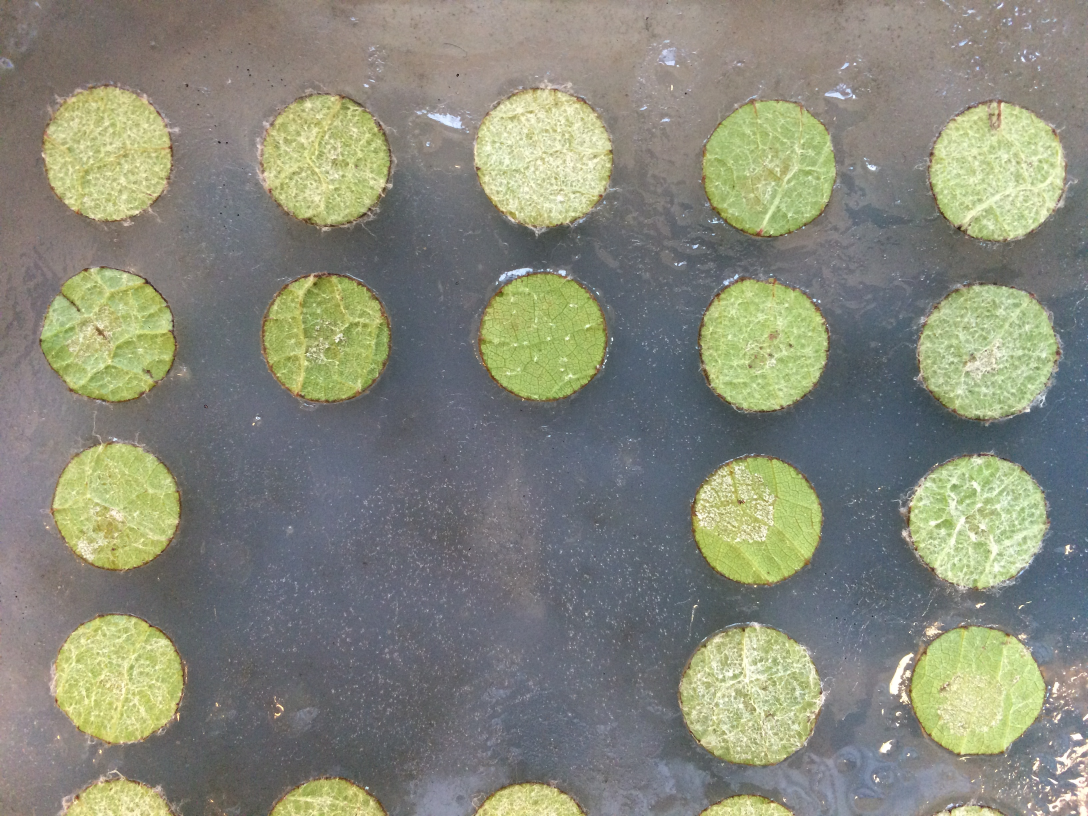
#> input picture HCtestpics/1.JPG, 3264 x 2448 px, found by its file name (shown at 1/3 size)
$ python crop.py
#> lines starting #> are read from the running program, lines starting #| are printed output that depends on the picture; after the words box and inside, x2 and y2 are one past the last pixel; in counts of white or black regions, pixels touching at a corner belong together
#Here we import libraries whose functions will be called throughout the script.
import cv2
import numpy as np
import argparse
import os
import multiprocessing
from multiprocessing.dummy import Pool as ThreadPool

#argparse is a simple way to allow for a command-line interface with the script.
parser = argparse.ArgumentParser(description='High-Throughput Downy Mildew Phenotyping - Cropping images')
parser.add_argument('-ext', type=str, default='jpg',
                    help='Image file extension. Default: jpg')
parser.add_argument('-s', type=int, default=1,
                    help='First image name. Default: 1')
parser.add_argument('-e', type=int, default=1,
                    help='Last image name. If only one image is to be analyzed, set -e to what -s is. Default: 1')
parser.add_argument('-buff', type=int, default=20,
                    help='Value in pixels that will be added to the sides of the cropped image. This is added as the Hough circle transform is does not perfectly detect leaf discs. Default: 20')
parser.add_argument('-l', type=int, default=255,
                    help='Threshold value for L in Lab color space. Default: 255')
parser.add_argument('-a', type=int, default=130,
                    help='Threshold value for a in Lab color space. This threshold is inversed. Default: 130')
parser.add_argument('-b', type=int, default=150,
                    help='Threshold value for b in Lab color space. Default: 150')
parser.add_argument('-can1', type=int, default=5,
                    help='Lower hysteresis parameter in pixels for the Canny filter. Values below this threshold are not kept. Default: 5')
parser.add_argument('-can2', type=int, default=70,
                    help='Upper hysteresis parameter in pixels for the Canny filter. Values above this threshold are kept. Values in between this parameter and the lower parameter only are kept if they are connected by a pixel above this parameter. Default: 70')
parser.add_argument('-minrad', type=int, default=150,
                    help='Minimum circle radius parameter in pixels for the Hough circle transform. Default: 150')
parser.add_argument('-maxrad', type=int, default=210,
                    help='Maximum circle radius parameter in pixels for the Hough circle transform. Default: 210')
parser.add_argument('-cdist', type=int, default=400,
                    help='Minimum distance between the centers of the detected circles. Default: 400')
parser.add_argument('-circlethresh', type=int, default=30,
                    help='The accumulator threshold for the circle centers for the Hough circle transform. Smaller values will mean more circles will be detected. Default: 30')
args = parser.parse_args()


#os.path.isdir checks if there is a folder in the current directory (i.e., the directory you are running this script from) called crop.
#If this folder doesn't exist, os.mkdir creates the folder for you.
if (os.path.isdir("crop") == False):
    os.mkdir("crop")

#ThreadPool() tells the program how many CPU cores to use while running the program.
#multiprocessing.cpu_count() obtains the total number of CPU cores that you have. This can be changed to any number,
#but inputting a number greater than the number of CPU cores you have might actually slow down the program.
pool = ThreadPool(multiprocessing.cpu_count())
#my_imgs holds a list of numbers that correspond to image files in the current directory.
#This is used to tell the cores what images you want analyzed and in what order (output order is the same as input order).
my_imgs = list(range(args.s, (args.e + 1)))

#Here we are defining a function that the cores will iterate over, with n being an image from my_imgs.
def crop(n):
    #cv2.imread reads the (color) image in BGR format. The %s in %s.jpg is changed to n, or the current image the program is analyzing (staring with the first image in my_imgs).
    #The s in %s tells to make n a string (image file names are strings).
    #A color image is loaded into memory as an array of three matricies holding values 0 through 255. Each matrix corresponds to either the blue, green, or red slice of the image.
    #A matrix is a two-dimensional array of numbers arranged in rows and columns. The dimension of the matrix depends on the image resolution.
#> called with n = 1
    img = cv2.imread(filename = '%s.%s' % (n, args.ext))
#> img is the input picture: shape (2448, 3264, 3); mean B, G, R 122.8, 137.6, 135.8

    #cv2.cvtColor converts a color image from one color space to another. In this case we are converting img from the BGR color space to the LAB color space.
    lab = cv2.cvtColor(img, code = cv2.COLOR_BGR2LAB)
#> lab: shape (2448, 3264, 3); mean of channels 0, 1, 2 144.1, 125.3, 135.1
    #cv2.split splits an image into individual slices of a color format. In this case we are splitting an image in LAB color space into three grayscale images that hold the L, A, and B slices.
    #A grayscale image is one that holds values from 0 (black) to 255 (white).
    l,a,b = cv2.split(lab)
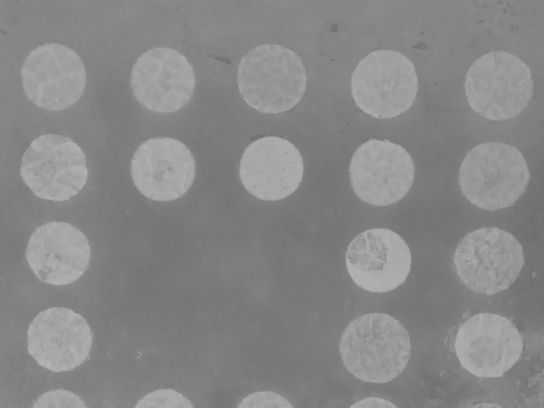
#> b: shape (2448, 3264) (shown at 1/6 size); min 102, max 185, mean 135.1

    #cv2.threshold takes a grayscale image, a threshold value, a maximum value, and a thresholding type.
    #Using THRESH_BINARY, what cv2.threshold does is it takes all the values in the input grayscale image that are greater than the threshold value and sets them to 255 (white), the maximum value.
    #The rest of the pixels are then set to 0 (black). The output image is stored in thresh_l in this case. ret returns the threshold value.
    ret, thresh_l = cv2.threshold(l, thresh = args.l, maxval = 255, type = cv2.THRESH_BINARY)
#> thresh_l: shape (2448, 3264); every value is 0
    #Using THRESH_BINARY_INV, pixels greater than the threshold value are set to 0 (black), while the rest are set to 255 (white), the maximum value.
    ret, thresh_a = cv2.threshold(a, thresh = args.a, maxval = 255, type = cv2.THRESH_BINARY_INV)
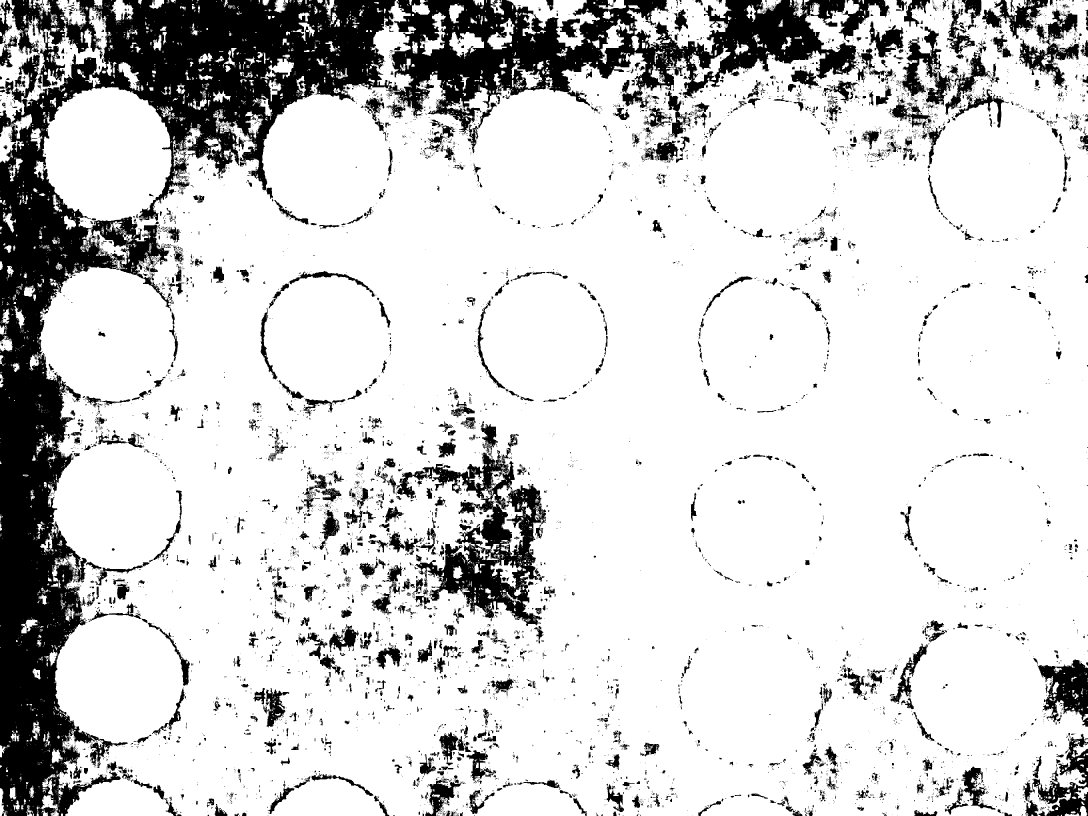
#> thresh_a: shape (2448, 3264) (shown at 1/3 size); 82.3% white; 8725 black regions (7222 under 20 px), largest, box (x1, y1, x2, y2) and area: (0, 0, 1188, 2448) 694599, (1158, 0, 2570, 404) 225949, (1188, 1302, 1638, 1878) 79524
#> ret = 130
    ret, thresh_b = cv2.threshold(b, thresh = args.b, maxval = 255, type = cv2.THRESH_BINARY)
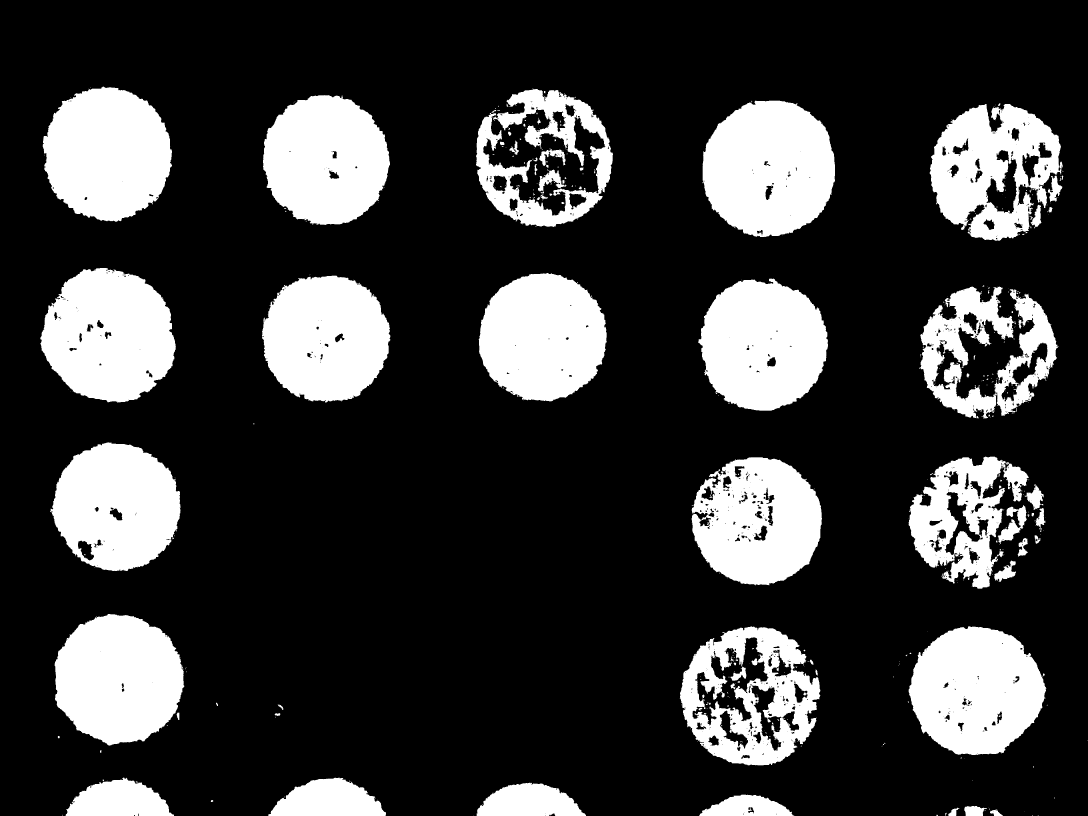
#> thresh_b: shape (2448, 3264) (shown at 1/3 size); 22.5% white; 548 white regions (450 under 20 px), largest, box (x1, y1, x2, y2) and area: (2107, 302, 2505, 711) 127834, (121, 804, 528, 1208) 122501, (128, 260, 516, 665) 120264
#> ret = 150

    #cv2.bitwise_or takes two images (in our case, but it can also take scalars) of the same size and determines which elements of the input matricies are the same and which are different.
    #The same elements are given the value of the two input matricies at that element in the output matrix. The different elements are given the higher value out of the two input matricies at that element in the output matrix.
    mask1 = cv2.bitwise_or(thresh_b, thresh_l)
    #cv2.bitwise_and does the same as above except the different elements are given the lower value out of the two input matricies at that element in the output matrix.
    mask1 = cv2.bitwise_and(mask1, thresh_a)
#> mask1: shape (2448, 3264); 22.3% white; 568 white regions (470 under 20 px), largest, box (x1, y1, x2, y2) and area: (2108, 302, 2505, 711) 126830, (121, 804, 526, 1206) 121632, (131, 260, 515, 663) 119025
    #The mask parameter does not alter how cv2.bitwise_and operates, but the final output matrix elements are given values only if the mask parameter input matrix has a value other than 0 in those elements, otherwise
    #the output matrix elements will be 0.
    orig = cv2.bitwise_and(img, img, mask = mask1)

    #.copy() creates a copy of orig and stores it in processed.
    processed = orig.copy()

    #cv2.Canny finds the edges in the input image using the Canny algorithm. The algorithm first finds the edge gradient and direction of each pixel using a Sobel filter with a kernel of the size
    #given by the apertureSize parameter (3x3 kernel in our case). Non-maximum suppression is then applied to set pixels to a value of 0 if they are likely not part of edges. Finally, hysteresis thresholding is applied.
    #Hysteresis thresholding takes two threshold values, threshold1 and threshold2, which correspond to low and high thresholds. If an edge gradient is below the low threshold, that pixel's value is set to 0.
    #If an edge gradient is between the two threshold values, it is kept only if it is connected to a pixel whose value is above the high threshold. cv2.Canny does not perform any Gaussian filter.
    processed = cv2.Canny(image = processed, threshold1 = args.can1, threshold2 = args.can2, apertureSize=3)
#> processed: shape (2448, 3264); 6.9% white in thin lines or dots, all inside (x1, y1, x2, y2) = (121, 260, 3264, 2448)
    #cv2.GaussianBlur convolutes the input image with a Gaussian kernel, the size of which is specified by ksize (9 x 9 kernel in our case). The sigmaX parameter specifies that the Gaussian filter kernel's standard
    #deviation will be automatically set. This has the effect of blurring the image.
    processed = cv2.GaussianBlur(processed, ksize = (9, 9), sigmaX = 0)
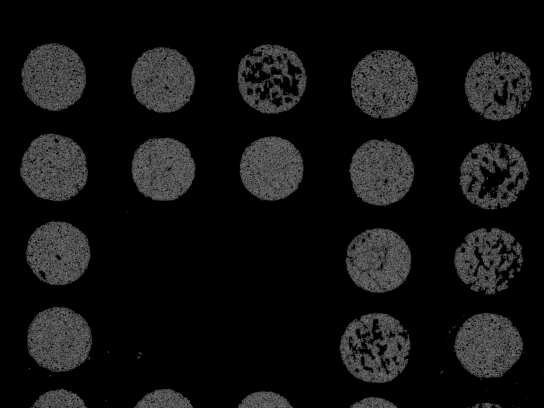
#> processed: shape (2448, 3264) (shown at 1/6 size); min 0, max 161, mean 17.7

    #cv2.HoughCircles finds circles using the 2-1 Hough Transform algorithm. The goal of this algorithm is to detect all the leaf discs in the image as circles.
    #Canny edge detection is run on the input image prior to running the algorithm, and this cannot be disabled.
    #dp is the inverse ratio of the accumulator resolution to the image resolution. The lower the accumulator resolution, the more votes one will get per circle center.
    #Votes can be thought of as the likelihood of a circle center actually being the center of a circle. Low votes can mean that the circle center might be just the center of noise.
    #param1 corresponds to the high hysteresis threshold above, and the low threshold is param1 divided by 2. param2 is the accumulator threshold, i.e., only circle centers that have votes above this threshold
    #are put in the final output. The minRadius and maxRadius parameters specify the minimum and maximum radii, respectively, in pixels of circles found by the algorithm.
    #The output is a 3-dimensional array, where the first dimension is singleton, i.e., it has just one value and therefore serves no purpose, and the second dimension specifies a particular detected circle.
    #The third dimension has three values, 0, 1, 2, and holds the x value, y value, and radius of a particular circle. As an example, circles[0,1,2] holds the radius of the second circle detected. Remember that in Python,
    #an array's index starts with the value 0 instead of 1.
    circles = cv2.HoughCircles(image = processed, method = cv2.HOUGH_GRADIENT, dp = 1, minDist = args.cdist,
                               param1 = 50, param2 = args.circlethresh, minRadius = args.minrad, maxRadius = args.maxrad)
#> circles = 16 rows, first 8: [1625.5, 471.5, 198.4], [335.5, 461.5, 178.6], [1626.5, 1004.5, 178.5], [2272.5, 1565.5, 189.4], [2304.5, 505.5, 198.4], [2923.5, 2079.5, 186.2], [989.5, 484.5, 178.6], [356.5, 2037.5, 190.1]

    #np.int32 converts the values in circles, which are rounded with np.round (Python natively always rounds down when changing variable type), to integers between the values -2147483647 and 2147483647.
    circles = np.int32(np.around(circles))
#> circles = 16 rows, first 8: [1626, 472, 198], [336, 462, 179], [1626, 1004, 178], [2272, 1566, 189], [2304, 506, 198], [2924, 2080, 186], [990, 484, 179], [356, 2038, 190]

    #height and width are the height and width of img.
    height, width = img.shape[:2]

    #hold is initialized as an empty list.
    hold = []
    #We loop over all the circles detected with the Hough Transform algorithm.
    for i in range(len(circles[0])):
        #If any of the detected circles' x values or y values are outside of our image dimensions, we append the index of that circle in the circles variable to the hold list.
        if (circles[0,i,0] - circles[0,i,2] < 0) or (circles[0,i,0] + circles[0,i,2] > width) or (
                circles[0,i,1] - circles[0,i,2] < 0) or (circles[0,i,1] + circles[0,i,2] > height):
            hold.append(i)
#> this loop made 16 passes
#> after the loop, hold = []

    #np.delete deletes rows (specified by axis = 0) from circles[0]. The rows it will delete are those held in hold. The new circles variable will be 2-dimensional instead of 3-dimensional, with the first unnecessary dimension lost.
    circles = np.delete(circles[0], hold, axis = 0)

    #croptop is a list that holds the y values of all the circles subtracted by the radius of the respective circles.
    croptop = []
    #cropbot is a list that holds the sum of y values of all the circles and the radius of the respective circles.
    cropbot = []
    #cropright is a list that holds the sum of x values of all the circles and the radius of the respective circles.
    cropright = []
    #cropleft is a list that holds the x values of all the circles subtracted by the radius of the respective circles.
    cropleft = []

    #We loop over all the detected circles and fill the lists created above.
    for i in range(len(circles)):
        croptop.append(circles[i,1] - circles[i,2])
        cropbot.append(circles[i,1] + circles[i,2])
        cropright.append(circles[i,0] + circles[i,2])
        cropleft.append(circles[i,0] - circles[i,2])
#> after the loop, cropbot = [670, 641, 1182, 1755, 704, 2266, 663, 2228, 2288, 1218, 700, 1195, 1191, 1708, 1222, 1726]; cropleft = [1428, 157, 1448, 2083, 2106, 2738, 811, 166, 2070, 2106, 2810, 131, 811, 174, 2778, 2754]; cropright = [1824, 515, 1804, 2461, 2502, 3110, 1169, 546, 2446, 2470, 3162, 513, 1161, 538, 3130, 3102]; croptop = [274, 283, 826, 1377, 308, 1894, 305, 1848, 1912, 854, 348, 813, 841, 1344, 870, 1378]

    #crop_img will be a cropped version of the original image where the new borders correspond to the circle edges' x and y values closest to the border. args.buff is an optional buffer that could be placed
    #around the image. This is done as the Hough circle transform algorithm is not perfect in detecting leaf discs. This allows the cropped image to wholly retain the leaf discs on the edges of the image.
    #max is used here as the original image matrix cannot have negative rows or columns.
    crop_img = img[max(0, np.amin(croptop) - args.buff):max(0, np.amax(cropbot) + args.buff),
                   max(0, np.amin(cropleft) - args.buff):max(0, np.amax(cropright) + args.buff)]
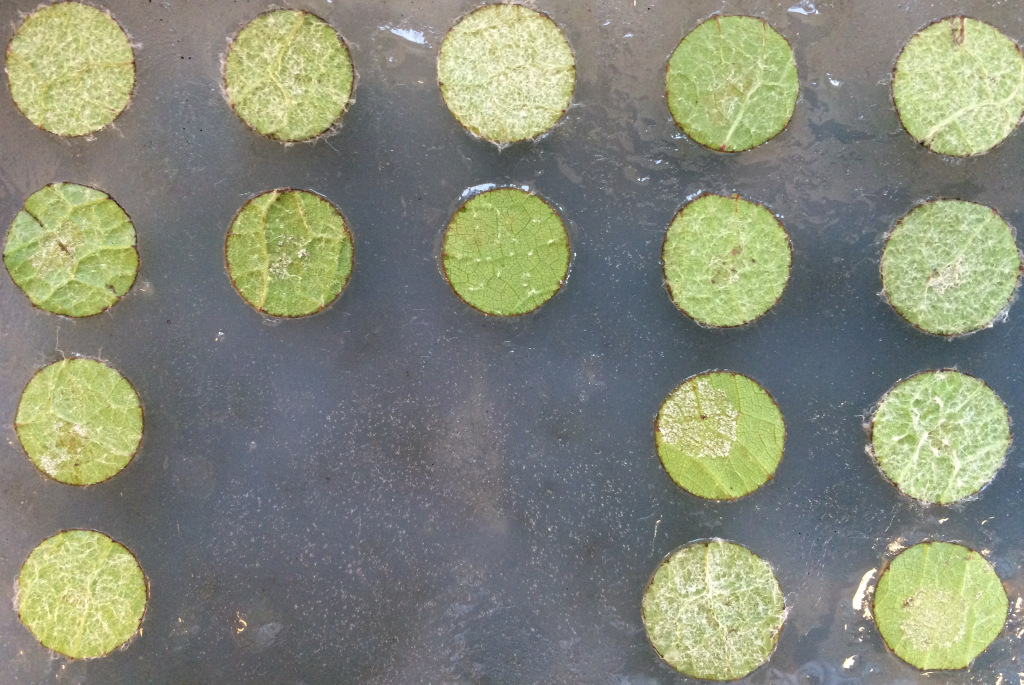
#> crop_img: shape (2054, 3071, 3) (shown at 1/3 size); mean B, G, R 121.4, 138.4, 134.2

    #This specifies that crop_img will be returned when the crop function is called.
    return crop_img

#pool.map calls the crop function using multiple CPU cores with the n variable input of the crop function being a value in my_imgs. results holds all the crop_img matricies, or images, in their proper order.
results = pool.map(crop, my_imgs)
#> results = 1 item

#Looping over the index values of the images in results and the initial image index that was specified, we write the images in the results list to the crop folder as files whose name corresponds to the input file name and extension corresponding to the specified extension.
for i, j in zip(range(len(results)), my_imgs):
    cv2.imwrite("crop/" + str(j) + ".%s" % args.ext, results[i])
#> this loop made 1 pass
#> j on pass 1: 1
